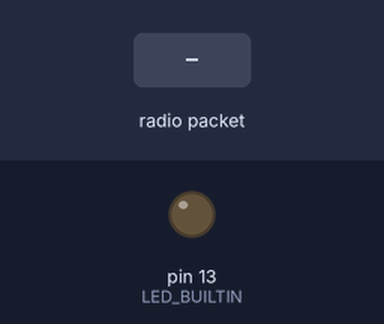
Simulated run of this sketch. Board: Arduino Uno, built with avr-gcc and run on an emulated ATmega328P. Parts: output pins drawn as LEDs (lit = HIGH). The inputs (shaded band) are chosen by the test bench. No radio packets arrive unless stated; pins used as bus, display or sensor lines are not drawn; what the sketch prints to the serial monitor is not drawn.

Above: at 4.2 s.
4.3 s: radio packet "1" arrives
Timing chart, 0 to 7.3 s (numbered marks = the images above; inputs shaded):
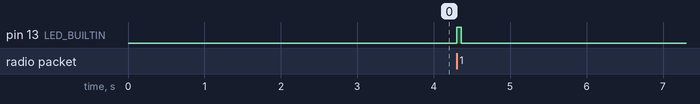

Measured:
- after the input at 4.3 s, pin 13 (LED_BUILTIN): LOW → HIGH at once, → LOW 0.06 s later

The sketch:

Feather9x_RX_acc.ino
```cpp
// Feather9x_RX for Feather RP2040 RFM95
#include <SPI.h>
#include <RH_RF95.h>
#include <string.h>

#define RFM95_CS   16
#define RFM95_INT  21
#define RFM95_RST  17
#define RF95_FREQ  915.0

RH_RF95 rf95(RFM95_CS, RFM95_INT);

// MUST match the sender exactly
struct Payload {
  int16_t x;
  int16_t y;
  int16_t z;
  int16_t o;   // orientation
};

const char* orientationToString(int16_t o) {
  switch (o) {
    case 0: return "Portrait Up Front";
    case 1: return "Portrait Up Back";
    case 2: return "Portrait Down Front";
    case 3: return "Portrait Down Back";
    case 4: return "Landscape Right Front";
    case 5: return "Landscape Right Back";
    case 6: return "Landscape Left Front";
    case 7: return "Landscape Left Back";
    default: return "Unknown";
  }
}

void setup() {
  pinMode(LED_BUILTIN, OUTPUT);
  pinMode(RFM95_RST, OUTPUT);
  digitalWrite(RFM95_RST, HIGH);

  Serial.begin(115200);
  delay(3000);   // lets USB serial come up, but does not block forever

  Serial.println("Feather LoRa RX starting...");

  // Manual radio reset
  digitalWrite(RFM95_RST, LOW);
  delay(10);
  digitalWrite(RFM95_RST, HIGH);
  delay(10);

  if (!rf95.init()) {
    Serial.println("LoRa radio init failed");
    while (1) {
      delay(10);
    }
  }
  Serial.println("LoRa radio init OK");

  if (!rf95.setFrequency(RF95_FREQ)) {
    Serial.println("setFrequency failed");
    while (1) {
      delay(10);
    }
  }
  Serial.print("Set frequency to: ");
  Serial.println(RF95_FREQ);

  // Only needed if you want to send ACK replies
  rf95.setTxPower(20, false);

  Serial.println("Listening...");
}

void loop() {
  if (rf95.available()) {
    uint8_t buf[RH_RF95_MAX_MESSAGE_LEN];
    uint8_t len = sizeof(buf);

    if (rf95.recv(buf, &len)) {
      digitalWrite(LED_BUILTIN, HIGH);

      Serial.print("Received ");
      Serial.print(len);
      Serial.println(" bytes");

      // Print raw bytes in hex
      Serial.print("HEX: ");
      for (uint8_t i = 0; i < len; i++) {
        if (buf[i] < 0x10) Serial.print("0");
        Serial.print(buf[i], HEX);
        Serial.print(" ");
      }
      Serial.println();

      if (len == sizeof(Payload)) {
        Payload p;
        memcpy(&p, buf, sizeof(Payload));

        Serial.print("X: ");
        Serial.print(p.x);
        Serial.print("  Y: ");
        Serial.print(p.y);
        Serial.print("  Z: ");
        Serial.print(p.z);
        Serial.print("  Orientation: ");
        Serial.print(p.o);
        Serial.print(" (");
        Serial.print(orientationToString(p.o));
        Serial.println(")");
      } else {
        Serial.print("Unexpected packet size. Expected ");
        Serial.print(sizeof(Payload));
        Serial.print(", got ");
        Serial.println(len);
      }

      Serial.print("RSSI: ");
      Serial.println(rf95.lastRssi());

      // Optional reply-------------------
      uint8_t ack[] = "ACK";
      rf95.send(ack, sizeof(ack));
      rf95.waitPacketSent();
      Serial.println("Sent ACK");
      //----------------------------------

      digitalWrite(LED_BUILTIN, LOW);
      Serial.println("Listening...");
    } else {
      Serial.println("Receive failed");
    }
  }
}
```
